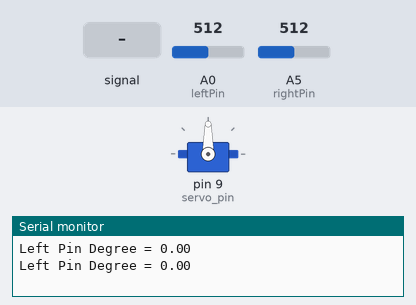
Bench run of a sketch on a simulated Arduino Uno, built with avr-gcc and run on an emulated ATmega328P. Parts: servo, the last lines printed to the serial monitor. The inputs (shaded band) are chosen by the test bench; at power-on: A0 (leftPin) = 512, A5 (rightPin) = 512.

Above: at 1.2 s.
1.3 s: A0 (leftPin) fed a 200 Hz sine of ±81 counts around its level
At 2.35 s:
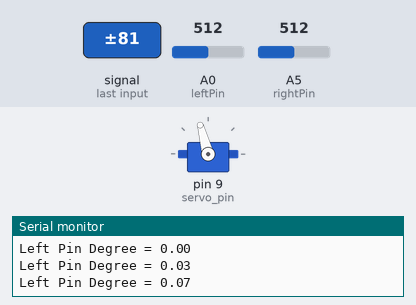
4.3 s: A0 (leftPin) set to 306
5.8 s: A5 (rightPin) set to 716
At 6.4 s:
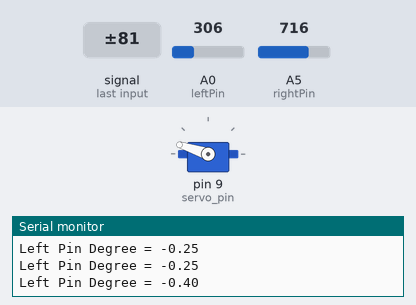
7.3 s: A0 (leftPin) set to 122
At 8.5 s:
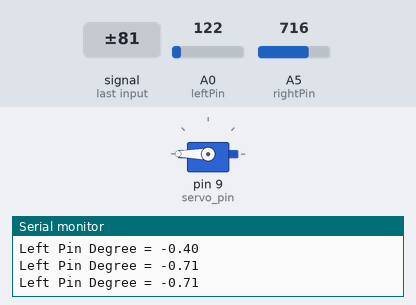
8.8 s: A5 (rightPin) set to 0
At 9.8 s:
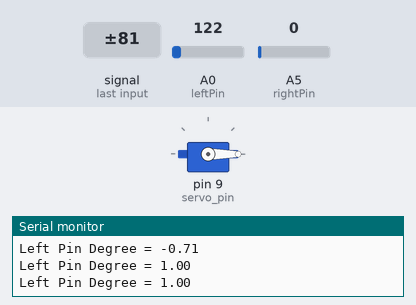
10.3 s: A5 (rightPin) set to 122
At 11.0 s:
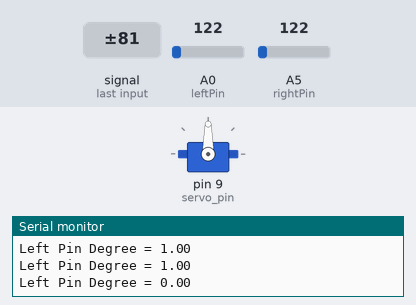
Timing chart, 0 to 12.8 s (numbered marks = the images above; inputs shaded):
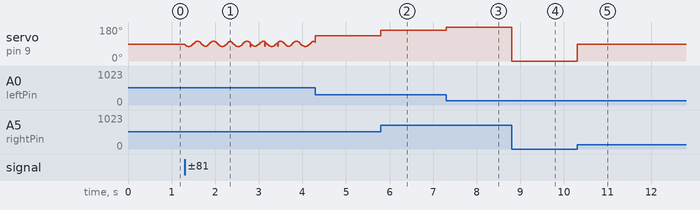

Measured:
- after the input at 5.8 s, servo on pin 9 (servo_pin): 135° → 162° at once
- after the input at 7.3 s, servo on pin 9 (servo_pin): 162° → 180° at once
- after the input at 8.8 s, servo on pin 9 (servo_pin): 180° → 0° at once
- after the input at 10.3 s, servo on pin 9 (servo_pin): 0° → 90° at once

The sketch:

Light_follower.ino
```cpp
#include <Servo.h>
unsigned long leftPin = A0;
unsigned long rightPin = A5;
unsigned long interval = 500;
unsigned long begin = 0;
const int servo_pin = 9;
Servo servo;

void setup() {
  // put your setup code here, to run once:
  pinMode(leftPin, INPUT);
  pinMode(rightPin, INPUT);
  servo.attach(servo_pin);
  Serial.begin(9600);
}

void loop() {
  // put your main code here, to run repeatedly:
  float left_pin_value = (analogRead(leftPin));
  float right_pin_value = (analogRead(rightPin));

  float temp_range_left = ((left_pin_value - right_pin_value)/(left_pin_value + right_pin_value));
  float degree = 180*(1-temp_range_left);

  unsigned long current = millis();
  if(current - begin >= interval){
    begin = begin + interval;
    Serial.print("Left Pin Degree = ");
    Serial.println(temp_range_left);
  }
  servo.write(degree-90);
}
```
